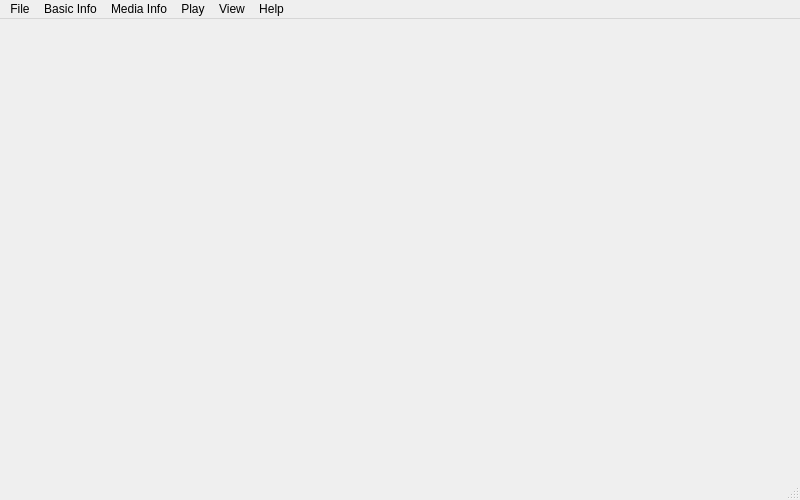
<?xml version="1.0" encoding="UTF-8"?>
<ui version="4.0">
 <class>MainWindow</class>
 <widget class="QMainWindow" name="MainWindow">
  <property name="geometry">
   <rect>
    <x>0</x>
    <y>0</y>
    <width>800</width>
    <height>500</height>
   </rect>
  </property>
  <property name="windowTitle">
   <string>MainWindow</string>
  </property>
  <widget class="QWidget" name="centralwidget"/>
  <widget class="QMenuBar" name="menubar">
   <property name="geometry">
    <rect>
     <x>0</x>
     <y>0</y>
     <width>800</width>
     <height>27</height>
    </rect>
   </property>
   <widget class="QMenu" name="menuBasic_Info">
    <property name="title">
     <string>Basic Info</string>
    </property>
    <addaction name="actionVersion"/>
    <addaction name="actionBuildconf"/>
    <addaction name="separator"/>
    <addaction name="actionFormats"/>
    <addaction name="actionMuxers"/>
    <addaction name="actionDemuxers"/>
    <addaction name="actionDevices"/>
    <addaction name="separator"/>
    <addaction name="actionCodecs"/>
    <addaction name="actionDecoders"/>
    <addaction name="actionEncoders"/>
    <addaction name="separator"/>
    <addaction name="actionBsfs"/>
    <addaction name="actionProtocols"/>
    <addaction name="actionFilters"/>
    <addaction name="actionPixfmts"/>
    <addaction name="actionLayouts"/>
    <addaction name="actionSamplefmts"/>
    <addaction name="actionColors"/>
    <addaction name="separator"/>
    <addaction name="actionVideoRate"/>
    <addaction name="actionVideoSize"/>
    <addaction name="separator"/>
    <addaction name="actionSources"/>
    <addaction name="actionSinks"/>
    <addaction name="separator"/>
    <addaction name="actionL"/>
   </widget>
   <widget class="QMenu" name="menuMedia_Info">
    <property name="title">
     <string>Media Info</string>
    </property>
    <widget class="QMenu" name="menuFrames">
     <property name="title">
      <string>Frames</string>
     </property>
     <widget class="QMenu" name="menuFramesOfVideo">
      <property name="title">
       <string>Video</string>
      </property>
     </widget>
     <widget class="QMenu" name="menuFramesOfAudio">
      <property name="title">
       <string>Audio</string>
      </property>
     </widget>
     <addaction name="menuFramesOfVideo"/>
     <addaction name="menuFramesOfAudio"/>
    </widget>
    <widget class="QMenu" name="menuPackets">
     <property name="title">
      <string>Packets</string>
     </property>
     <widget class="QMenu" name="menuPacketsOfVideo">
      <property name="title">
       <string>Video</string>
      </property>
     </widget>
     <widget class="QMenu" name="menuPacketsOfAudio">
      <property name="title">
       <string>Audio</string>
      </property>
     </widget>
     <addaction name="menuPacketsOfVideo"/>
     <addaction name="menuPacketsOfAudio"/>
    </widget>
    <addaction name="actionShow_Streams"/>
    <addaction name="actionShow_Format"/>
    <addaction name="separator"/>
    <addaction name="menuFrames"/>
    <addaction name="menuPackets"/>
    <addaction name="separator"/>
    <addaction name="actionShow_Entries"/>
    <addaction name="separator"/>
    <addaction name="actionShow_Chapters"/>
    <addaction name="actionPrograms"/>
    <addaction name="separator"/>
    <addaction name="actionCount_Frames"/>
    <addaction name="actionCount_Packets"/>
    <addaction name="separator"/>
    <addaction name="actionShow_Versions"/>
    <addaction name="actionShow_Program_Version"/>
    <addaction name="actionShow_Library_Versions"/>
    <addaction name="separator"/>
    <addaction name="actionShow_Pixel_Formats"/>
   </widget>
   <widget class="QMenu" name="menuPlay">
    <property name="title">
     <string>Play</string>
    </property>
    <addaction name="actionVLC"/>
    <addaction name="actionMPV"/>
    <addaction name="actionFFplay"/>
    <addaction name="separator"/>
    <addaction name="actionSMPlayer"/>
    <addaction name="actionTotem"/>
    <addaction name="actionKMPlayer"/>
    <addaction name="actionXine"/>
    <addaction name="separator"/>
    <addaction name="actionInstall_Players"/>
   </widget>
   <widget class="QMenu" name="menuFile">
    <property name="title">
     <string>File</string>
    </property>
    <addaction name="actionOpen"/>
    <addaction name="actionOpen_Files"/>
    <addaction name="actionOpen_Folder"/>
    <addaction name="separator"/>
    <addaction name="actionExport"/>
   </widget>
   <widget class="QMenu" name="menuHelp">
    <property name="title">
     <string>Help</string>
    </property>
    <widget class="QMenu" name="menuSetting">
     <property name="title">
      <string>Setting</string>
     </property>
     <addaction name="actionSetting_Dir"/>
     <addaction name="actionSetting_File"/>
     <addaction name="separator"/>
    </widget>
    <addaction name="actionAbout"/>
    <addaction name="actionDocs_Viewer"/>
    <addaction name="separator"/>
    <addaction name="menuSetting"/>
    <addaction name="separator"/>
    <addaction name="actionApp_Dir"/>
    <addaction name="actionHelp"/>
    <addaction name="separator"/>
    <addaction name="actionFFmpeg_Builder"/>
   </widget>
   <widget class="QMenu" name="menuView">
    <property name="title">
     <string>View</string>
    </property>
    <addaction name="actionFiles"/>
    <addaction name="actionFolders"/>
    <addaction name="separator"/>
    <addaction name="actionLog"/>
    <addaction name="separator"/>
    <addaction name="actionMedia_Properties"/>
   </widget>
   <addaction name="menuFile"/>
   <addaction name="menuBasic_Info"/>
   <addaction name="menuMedia_Info"/>
   <addaction name="menuPlay"/>
   <addaction name="menuView"/>
   <addaction name="menuHelp"/>
  </widget>
  <widget class="QStatusBar" name="statusbar"/>
  <action name="actionVersion">
   <property name="text">
    <string>Version</string>
   </property>
  </action>
  <action name="actionBuildconf">
   <property name="text">
    <string>Buildconf</string>
   </property>
  </action>
  <action name="actionFormats">
   <property name="text">
    <string>Formats</string>
   </property>
  </action>
  <action name="actionMuxers">
   <property name="text">
    <string>Muxers</string>
   </property>
  </action>
  <action name="actionDemuxers">
   <property name="text">
    <string>Demuxers</string>
   </property>
  </action>
  <action name="actionDevices">
   <property name="text">
    <string>Devices</string>
   </property>
  </action>
  <action name="actionCodecs">
   <property name="text">
    <string>Codecs</string>
   </property>
  </action>
  <action name="actionDecoders">
   <property name="text">
    <string>Decoders</string>
   </property>
  </action>
  <action name="actionEncoders">
   <property name="text">
    <string>Encoders</string>
   </property>
  </action>
  <action name="actionBsfs">
   <property name="text">
    <string>Bsfs</string>
   </property>
  </action>
  <action name="actionProtocols">
   <property name="text">
    <string>Protocols</string>
   </property>
  </action>
  <action name="actionFilters">
   <property name="text">
    <string>Filters</string>
   </property>
  </action>
  <action name="actionPixfmts">
   <property name="text">
    <string>Pixfmts</string>
   </property>
  </action>
  <action name="actionLayouts">
   <property name="text">
    <string>Layouts</string>
   </property>
  </action>
  <action name="actionSamplefmts">
   <property name="text">
    <string>SampleFmts</string>
   </property>
  </action>
  <action name="actionColors">
   <property name="text">
    <string>Colors</string>
   </property>
  </action>
  <action name="actionProgramVersion">
   <property name="text">
    <string>ProgramVersion</string>
   </property>
  </action>
  <action name="actionLibraryVersions">
   <property name="text">
    <string>LibraryVersions</string>
   </property>
  </action>
  <action name="actionFrame">
   <property name="text">
    <string>Video Frame</string>
   </property>
  </action>
  <action name="actionShow_Chapters">
   <property name="checkable">
    <bool>false</bool>
   </property>
   <property name="text">
    <string>Chapters</string>
   </property>
  </action>
  <action name="actionShow_Format">
   <property name="checkable">
    <bool>false</bool>
   </property>
   <property name="text">
    <string>Format</string>
   </property>
  </action>
  <action name="actionCount_Frames">
   <property name="checkable">
    <bool>false</bool>
   </property>
   <property name="text">
    <string>Count Frames</string>
   </property>
  </action>
  <action name="actionCount_Packets">
   <property name="checkable">
    <bool>false</bool>
   </property>
   <property name="text">
    <string>Count Packets</string>
   </property>
  </action>
  <action name="actionShow_Entries">
   <property name="checkable">
    <bool>false</bool>
   </property>
   <property name="text">
    <string>Entries</string>
   </property>
  </action>
  <action name="actionOpen">
   <property name="text">
    <string>Open</string>
   </property>
  </action>
  <action name="actionOpen_Folder">
   <property name="text">
    <string>Open Folder</string>
   </property>
  </action>
  <action name="actionExport">
   <property name="text">
    <string>Export</string>
   </property>
  </action>
  <action name="actionOpen_Files">
   <property name="text">
    <string>Open Files</string>
   </property>
  </action>
  <action name="actionShow_Streams">
   <property name="checkable">
    <bool>false</bool>
   </property>
   <property name="text">
    <string>Streams</string>
   </property>
  </action>
  <action name="actionShow_Program_Version">
   <property name="checkable">
    <bool>false</bool>
   </property>
   <property name="text">
    <string>Program Version</string>
   </property>
  </action>
  <action name="actionShow_Library_Versions">
   <property name="checkable">
    <bool>false</bool>
   </property>
   <property name="text">
    <string>Library Versions</string>
   </property>
  </action>
  <action name="actionShow_Versions">
   <property name="checkable">
    <bool>false</bool>
   </property>
   <property name="text">
    <string>Versions</string>
   </property>
  </action>
  <action name="actionShow_Pixel_Formats">
   <property name="checkable">
    <bool>false</bool>
   </property>
   <property name="text">
    <string>Pixel Formats</string>
   </property>
  </action>
  <action name="actionLog_Conifg">
   <property name="text">
    <string>Log</string>
   </property>
  </action>
  <action name="actionMainwindow_Config">
   <property name="text">
    <string>Mainwindow</string>
   </property>
  </action>
  <action name="actionWindowHeader_Config">
   <property name="text">
    <string>Window Head</string>
   </property>
  </action>
  <action name="actionGeneral_Config">
   <property name="text">
    <string>General</string>
   </property>
  </action>
  <action name="actionLog">
   <property name="text">
    <string>Log</string>
   </property>
  </action>
  <action name="actionAbout">
   <property name="text">
    <string>About</string>
   </property>
  </action>
  <action name="actionPlayer">
   <property name="text">
    <string>Player</string>
   </property>
  </action>
  <action name="actionMedia_Properties">
   <property name="text">
    <string>Media Properties</string>
   </property>
  </action>
  <action name="actionFiles">
   <property name="checkable">
    <bool>false</bool>
   </property>
   <property name="text">
    <string>Files</string>
   </property>
  </action>
  <action name="actionFolders">
   <property name="text">
    <string>Folders</string>
   </property>
  </action>
  <action name="actionApp_Dir">
   <property name="text">
    <string>App Dir</string>
   </property>
  </action>
  <action name="actionSetting_Dir">
   <property name="text">
    <string>Setting Dir</string>
   </property>
  </action>
  <action name="actionSetting_File">
   <property name="text">
    <string>Setting File</string>
   </property>
  </action>
  <action name="actionL">
   <property name="text">
    <string>License</string>
   </property>
  </action>
  <action name="actionHelp">
   <property name="text">
    <string>Help</string>
   </property>
  </action>
  <action name="actionBuild">
   <property name="text">
    <string>Build</string>
   </property>
  </action>
  <action name="actionFFmpeg_Builder">
   <property name="text">
    <string>Configure Builder</string>
   </property>
  </action>
  <action name="actionDocs_Viewer">
   <property name="text">
    <string>Docs Viewer</string>
   </property>
  </action>
  <action name="actionPrograms">
   <property name="text">
    <string>Programs</string>
   </property>
  </action>
  <action name="actionVideoRate">
   <property name="text">
    <string>VideoRate</string>
   </property>
  </action>
  <action name="actionVideoSize">
   <property name="text">
    <string>VideoSize</string>
   </property>
  </action>
  <action name="actionSources">
   <property name="text">
    <string>Sources</string>
   </property>
  </action>
  <action name="actionSinks">
   <property name="text">
    <string>Sinks</string>
   </property>
  </action>
  <action name="actionVLC">
   <property name="text">
    <string>VLC Media Player</string>
   </property>
  </action>
  <action name="actionMPV">
   <property name="text">
    <string>MPV Player</string>
   </property>
  </action>
  <action name="actionFFplay">
   <property name="text">
    <string>FFplay</string>
   </property>
  </action>
  <action name="actionSMPlayer">
   <property name="text">
    <string>SMPlayer</string>
   </property>
  </action>
  <action name="actionTotem">
   <property name="text">
    <string>Totem (GNOME Videos)</string>
   </property>
  </action>
  <action name="actionGNOME_MPlayer">
   <property name="text">
    <string>GNOME MPlayer</string>
   </property>
  </action>
  <action name="actionKMPlayer">
   <property name="text">
    <string>KMPlayer</string>
   </property>
  </action>
  <action name="actionXine">
   <property name="text">
    <string>Xine</string>
   </property>
  </action>
  <action name="actionInstall_Players">
   <property name="text">
    <string>Install Players...</string>
   </property>
  </action>
  <action name="actionShow_Frames_Video">
   <property name="text">
    <string>Video</string>
   </property>
  </action>
  <action name="actionShow_Frames_Audio">
   <property name="text">
    <string>Audio</string>
   </property>
  </action>
  <action name="actionShow_Packets_Video">
   <property name="text">
    <string>Video</string>
   </property>
  </action>
  <action name="actionShow_Packets_Audio">
   <property name="text">
    <string>Audio</string>
   </property>
  </action>
  <action name="action22">
   <property name="text">
    <string>22</string>
   </property>
  </action>
  <action name="action22_2">
   <property name="text">
    <string>22</string>
   </property>
  </action>
  <action name="action1">
   <property name="text">
    <string>1</string>
   </property>
  </action>
  <action name="action1_2">
   <property name="text">
    <string>1</string>
   </property>
  </action>
 </widget>
 <resources/>
 <connections/>
</ui>
